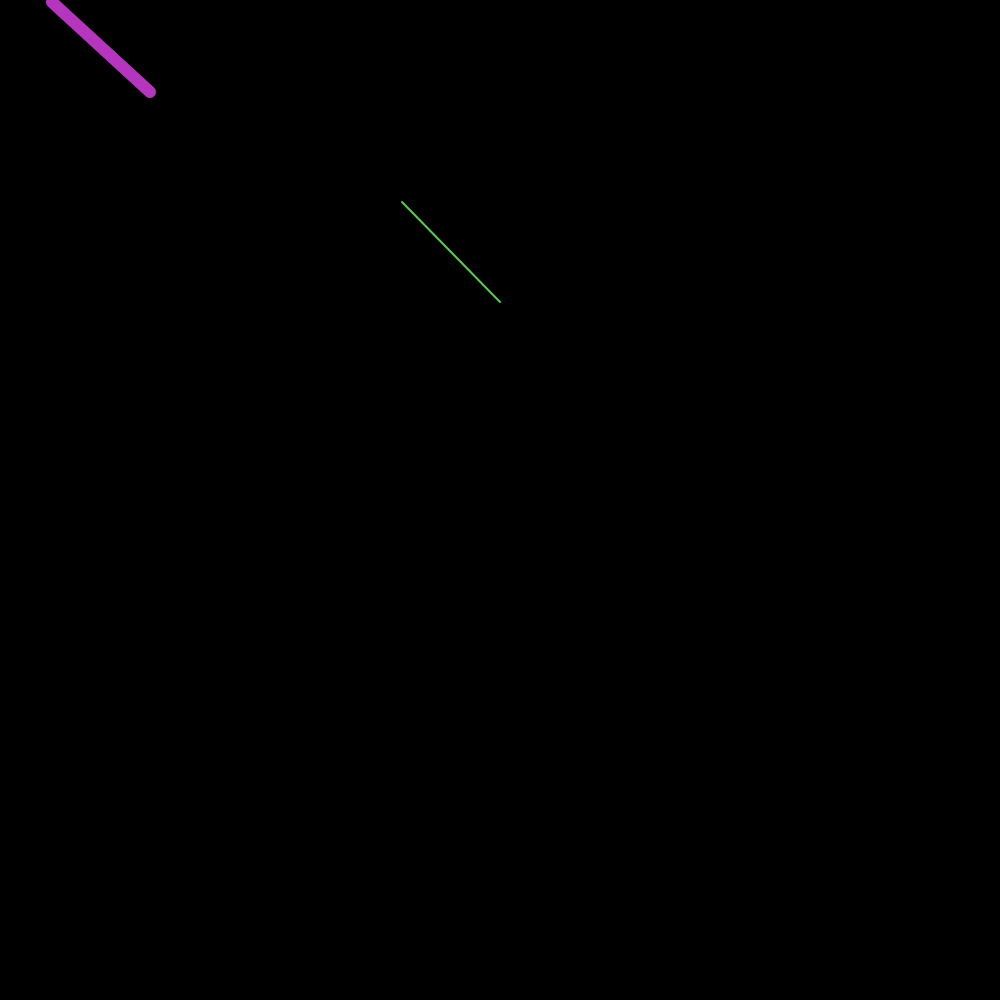
Frame 1 (no input)
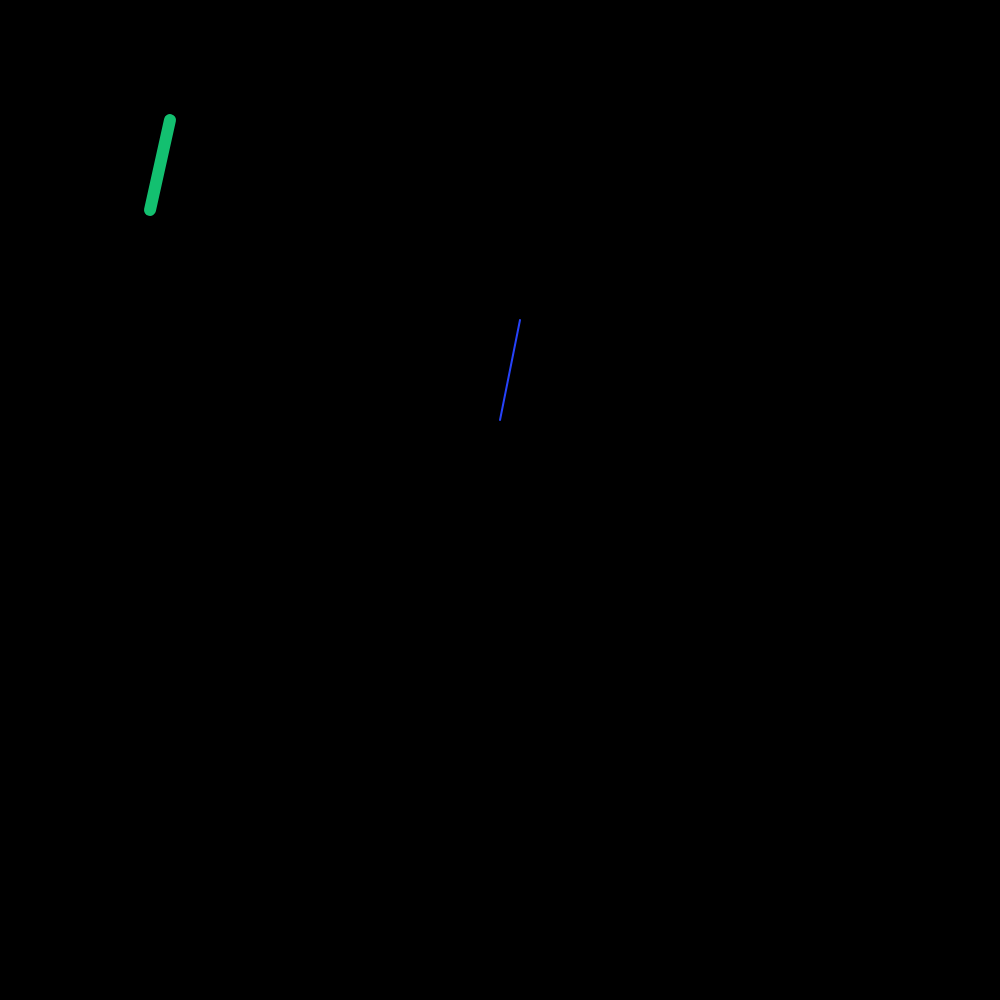
Frame 60 (no input)
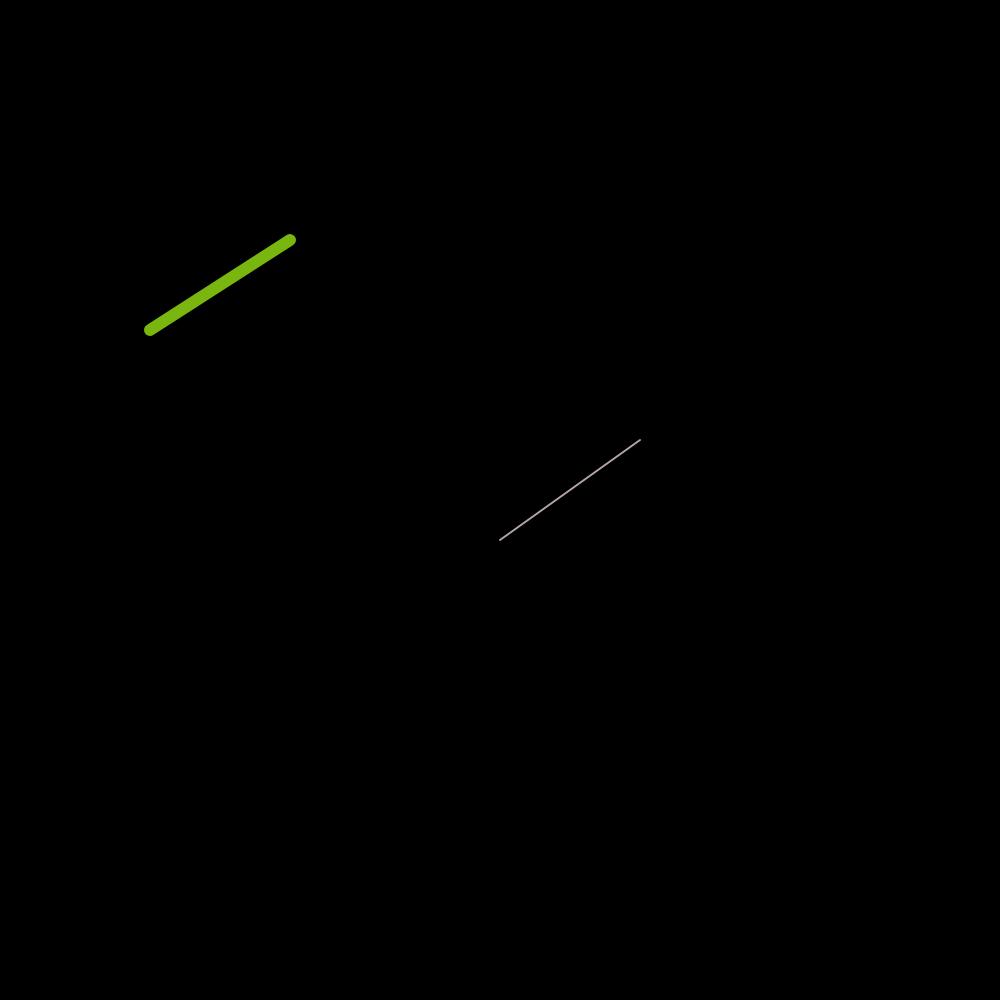
Frame 120 (the mouse pressed at the canvas centre since frame 60)

The p5.js sketch that drew these frames (run headless with seeded random() and noise() and a simulated clock; from frame 60 on, the mouse is pressed at the canvas centre):

// p5.js sketch
// ── sketch.js
/*
functions inside objects
by Daniel Wen
May 15 2017
*/

var float1 = {x1: 50,	y1: 0,	x2: 150,	y2: 90,	speed: 2, //the comma is needed to include the next variable/function
	display: function() { //the display name-value (aka key-value) pair includes a function as its value. 
		stroke(random(255), random(255), random(255)); //stroke is a random color
		strokeWeight(12); //stroke size is 12
		line(this.x1, this.y1, this.x2, this.y2); //the "this" keyword refers to the local variable in the object
		                                          //makes a line using the this keyword and corresponding values in the object
	},//a comma is needed after this function for the next function
	
	move: function() {//another function named move inside the object
	                  //moves the line down and to the right
	                  //y2 does not move to the right so the line stretches
		this.x1 = this.x1 + this.speed;// moves x1 to the right
		this.y1 = this.y1 + this.speed;//moves y1 down
		this.y2 = this.y2 + this.speed;//moves y2 down
	}
}

var float2 = {x1: 400,	y1: 200,	x2: 500,	y2: 300,	speed: 2, //again the comma is needed for the next variable/function
	display: function() {//another function named display that is local to float2
		stroke(random(255), random(255), random(255));//stroke is a random color
		strokeWeight(2);//stroke size is 2
		line(this.x1, this.y1, this.x2, this.y2);//makes a line using the corresponding values
	},//comma is needed to include another variable/function
	move: function() {//another function named move that is local to float 2
		this.x1 = this.x1 + this.speed;//moves the x1 of float2 to the right
		this.y1 = this.y1 + this.speed;//moves y1 down
		this.y2 = this.y2 + this.speed;//moves y2 down
	}
}

function setup() {
	createCanvas(1000, 1000); //create a 1000x1000 canvas
}

function draw() {
	background(0);//makes the background black
	float1.move();//uses the move function of float1
	float1.display();//uses the display function of float1
	float2.move();//uses the move function of float2
	float2.display();//usees the display function of float2
}
